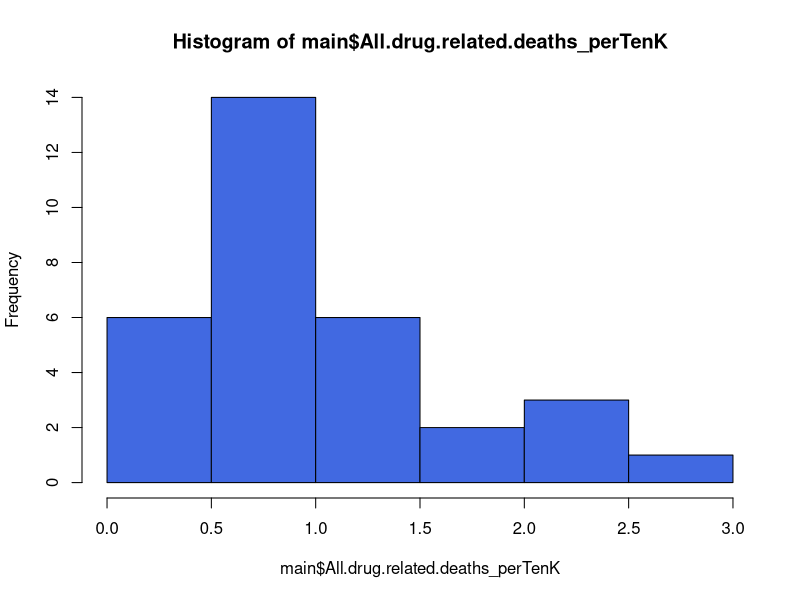
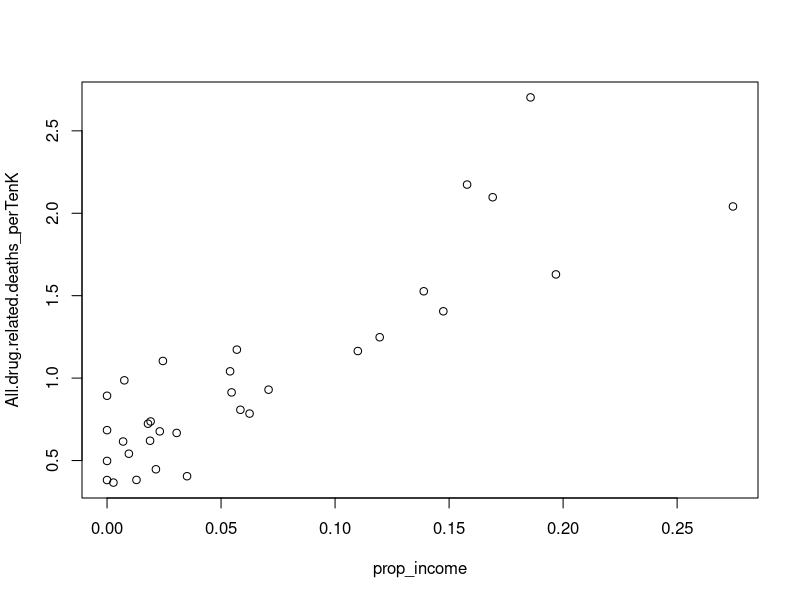
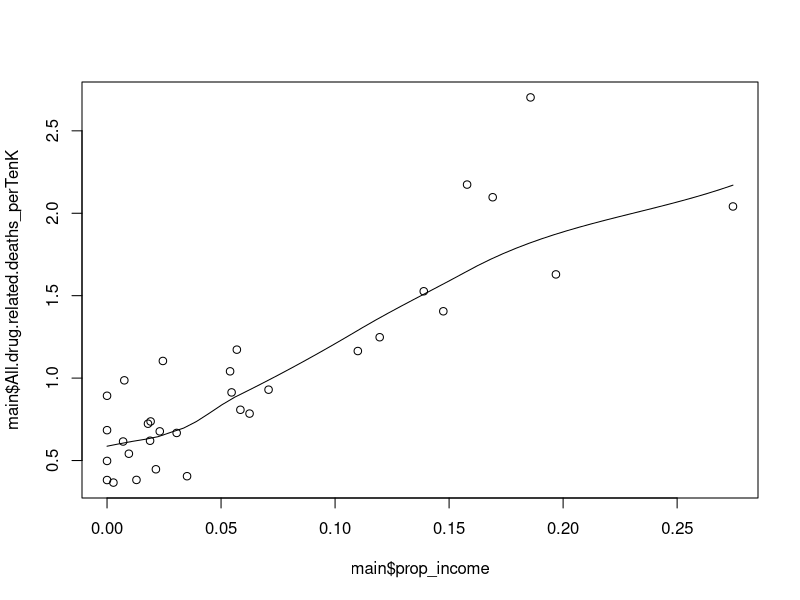
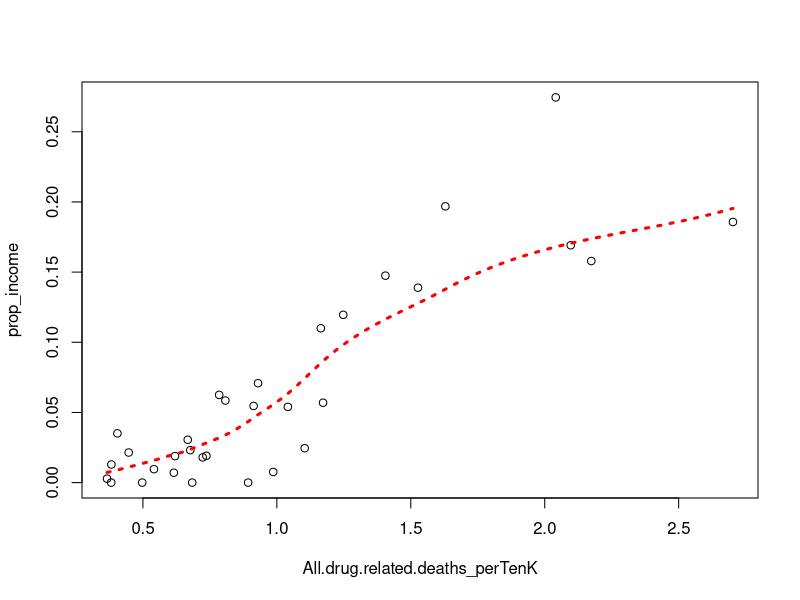
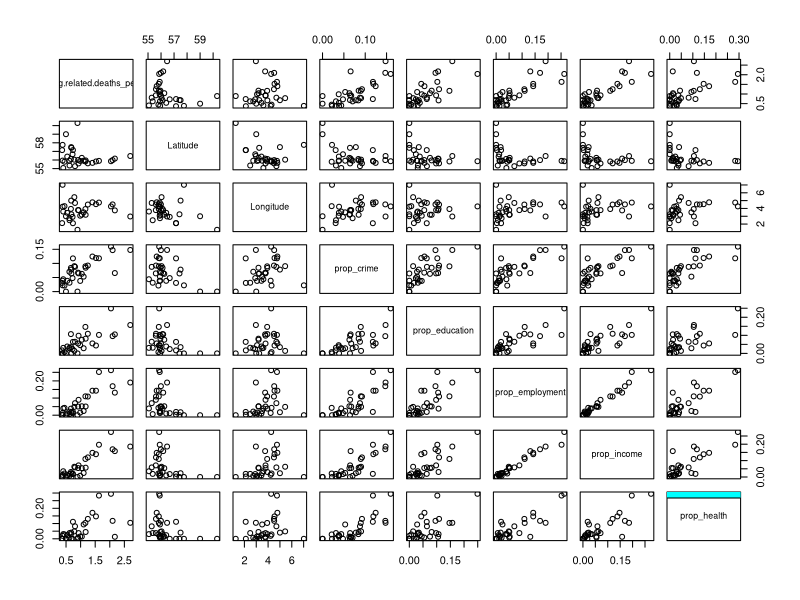
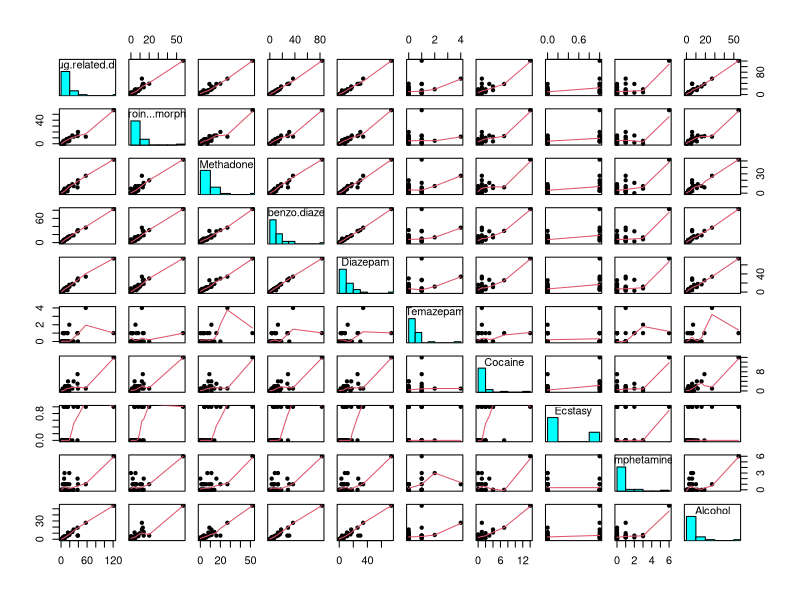

The R source for these figures, in order: (Note: this script raises an error after producing the figures.)
# GES673 Lab @ UMBC by Richard Heimann
# ========================================================
#   
#   ***Introduction***
#   
# Data analysis is like an interrogation. That is, the interviewer hopes to use a series of questions in order to 
# discover information - if not the truth. The questions the interrogator asks, of course, are subjectively chosen, 
# at least initiall, but in time are selected based on question utility i.e. those questions that produce maximum yield. 
# As such, the information that one interrogator gets out of an interrogatee might be fairly different from the information 
# that another interviewer gets out of the same person. That is, the efficacy of one will be different than another based on
# experience. Exploratory /Spatial/ Data Analysis provides the data analyst the intuition to interrogate data to maximize
# information yield. This lab provides some efficient ways to gracefully handle datasets of unknown information yield. 
# The lab is an R exercise, which hopefully adds more pragmatic and systematic description of the process. 
# That said, the commands (and thus the analysis) below are not the only way of analyzing the data. 
# When you understand what the commands are doing, you might decide to take a different approach to analyzing the data - 
#   please do so, and be sure to share what you find!
#   
#   ***Dataset Background***
# 
# The datasets, for this lab relate to council areas in Scotland (roughly equivalent to counties). 
# The one which I have labeled 'main' has numbers representing the number of drug related deaths by council area,
# with most of its columns containing counts that relate to specific drugs. It also contains geographical coordinates 
# of the council areas, in latitude and longitude. The one which I have labeled 'pop' contains population numbers. 
# The rest of the datasets contain numbers relating to problems with crime, education, employment, health, and income. 
# The datasets contain proportions in them, such that values closer to 1 indicate that the council area is more troubled, 
# while values closer to 0 indicate that the council area is less troubled in that particular way.



# Loading all the datasets

setwd("/Users/heimannrichard/Google Drive/GIS Data/drugdata_scotland")

main <- read.csv("2012-drugs-related-cx.csv")
pop <- read.csv("scotland pop by ca.csv")
crime <- read.csv("most_deprived_datazones_by_council_(crime)_2012.csv")
edu <- read.csv("most_deprived_datazones_by_council_(education)_2012.csv")
emp <- read.csv("most_deprived_datazones_by_council_(employment)_2012.csv")
health <- read.csv("most_deprived_datazones_by_council_(health)_2012.csv")
income <- read.csv("most_deprived_datazones_by_council_(income)_2012.csv")

# Indexing the data

names(main)
main$Council.area
main$Council.area[1:10]
main[1:10,1]

# Merging other relevant data with the main dataset

main <- merge(main, pop[,c(2,3)], by.x="Council.area", by.y="Council.area", all.x=TRUE)
main <- merge(main, crime[,c(1,4)], by.x="Council.area", by.y="label", all.x=TRUE)
main <- merge(main, edu[,c(1,4)], by.x="Council.area", by.y="label", all.x=TRUE)
main <- merge(main, emp[,c(1,4)], by.x="Council.area", by.y="label", all.x=TRUE)
main <- merge(main, health[,c(1,4)], by.x="Council.area", by.y="label", all.x=TRUE)
main <- merge(main, income[,c(1,4)], by.x="Council.area", by.y="label", all.x=TRUE)

# Weighting the number of drug related deaths by the population of each council area

main$All.drug.related.deaths_perTenK <- (main$All.drug.related.deaths / (main$Population/10000))

# A histogram of the number of drug related deaths per 10,000 people

hist(main$All.drug.related.deaths_perTenK, col="royal blue")

# A Simple scatterplot

plot(All.drug.related.deaths_perTenK ~ prop_income, data=main)
scatter.smooth(main$All.drug.related.deaths_perTenK ~ main$prop_income, data=main)
with(main, scatter.smooth(All.drug.related.deaths_perTenK, prop_income, lpars =
                            list(col = "red", lwd = 3, lty = 3)))

# A Scatterplot matrix

pairs(~All.drug.related.deaths_perTenK + Latitude + Longitude + prop_crime + prop_education + prop_employment + prop_income + prop_health, data=main)

## put histograms on the diagonal
panel.hist <- function(x, ...)
{
  usr <- par("usr"); on.exit(par(usr))
  par(usr = c(usr[1:2], 0, 1.5) )
  h <- hist(x, plot = FALSE)
  breaks <- h$breaks; nB <- length(breaks)
  y <- h$counts; y <- y/max(y)
  rect(breaks[-nB], 0, breaks[-1], y, col = "cyan", ...)
}

panel.hist(main$All.drug.related.deaths_perTenK + main$prop_crime + main$prop_education + main$prop_employment + 
             main$prop_income + main$prop_health)

colnames(main)
pairs(main[2:11], panel = panel.smooth,
      cex = 1, pch = 20, bg = "blue",
      diag.panel = panel.hist, cex.labels = 1, font.labels = 1)

# Summary stats of all the variables in the dataset

summary(main)

# Simple summary stats of one variable at a time

mean(main$All.drug.related.deaths)
median(main$All.drug.related.deaths_perTenK)

# Here we do a median split of the longitudes of the council areas, resulting in an 'east' and 'west' group

main$LongSplit <- cut(main$Longitude, breaks=quantile(main$Longitude, c(0,.5,1)), include.lowest=TRUE, right=FALSE, ordered_result=TRUE, labels=c("East", "West"))

# Let's examine the number of records that result in each group:

table(main$LongSplit)

# Now we do a median split of the latitudes of the council areas, resulting in a 'north' and 'south' group

main$LatSplit <- cut(main$Latitude, breaks=quantile(main$Latitude, c(0,.5,1)), 
                    include.lowest=TRUE, right=FALSE, ordered_result=TRUE, labels=c("South", "North"))

# Let's examine the number of records that result in each group:

table(main$LatSplit)

# Now let's summarise some of the statistics according to our north-south east-west dimensions:

install.packages("dplyr")
library(dplyr)

data_source <- collect(main)
grouping_factors <- group_by(main, LongSplit, LatSplit)
deaths_by_area <- summarise(grouping_factors, median.deathsptk = median(All.drug.related.deaths_perTenK),
                           median.crime = median(prop_crime), median.emp = median(prop_employment),
                           median.edu = median(prop_education), num.council.areas = length(All.drug.related.deaths_perTenK))

# Examine the summary table just created
View(grouping_factors)
View(deaths_by_area)

# Now we'll make some fun plots of the summary table

library(ggplot2)

qplot(LongSplit, median.deathsptk, data=deaths_by_area, facets=~LatSplit, geom="bar", stat="identity", fill="dark red",main="Median Deaths/10,000 by Area in Scotland") + theme(legend.position="none")

qplot(LongSplit, median.crime, data=deaths_by_area, facets=~LatSplit, geom="bar", stat="identity", fill="dark red",main="Median Crime Score by Area in Scotland") + theme(legend.position="none")

qplot(LongSplit, median.emp, data=deaths_by_area, facets=~LatSplit, geom="bar", stat="identity", fill="dark red",main="Median Unemployment Score by Area in Scotland") + theme(legend.position="none")

qplot(LongSplit, median.edu, data=deaths_by_area, facets=~LatSplit, geom="bar", stat="identity", fill="dark red",main="Median Education Problems Score by Area in Scotland") + theme(legend.position="none")


# ****Some Online R Resources****
#   
#   https://github.com/rheimann/UMBC
# Github is a social code repository. The link above is to where the code for this and other labs are stored. 
# 
# http://www.r-bloggers.com
# If you are interested in R this is where you will find yourself spending alot of your time. The site shares multiple blogs a day of varied topics. 
# 
# http://stackoverflow.com/questions/tagged/r 
# StackOverflow is a great site to go to for help. 
# 
# sessionInfo()


